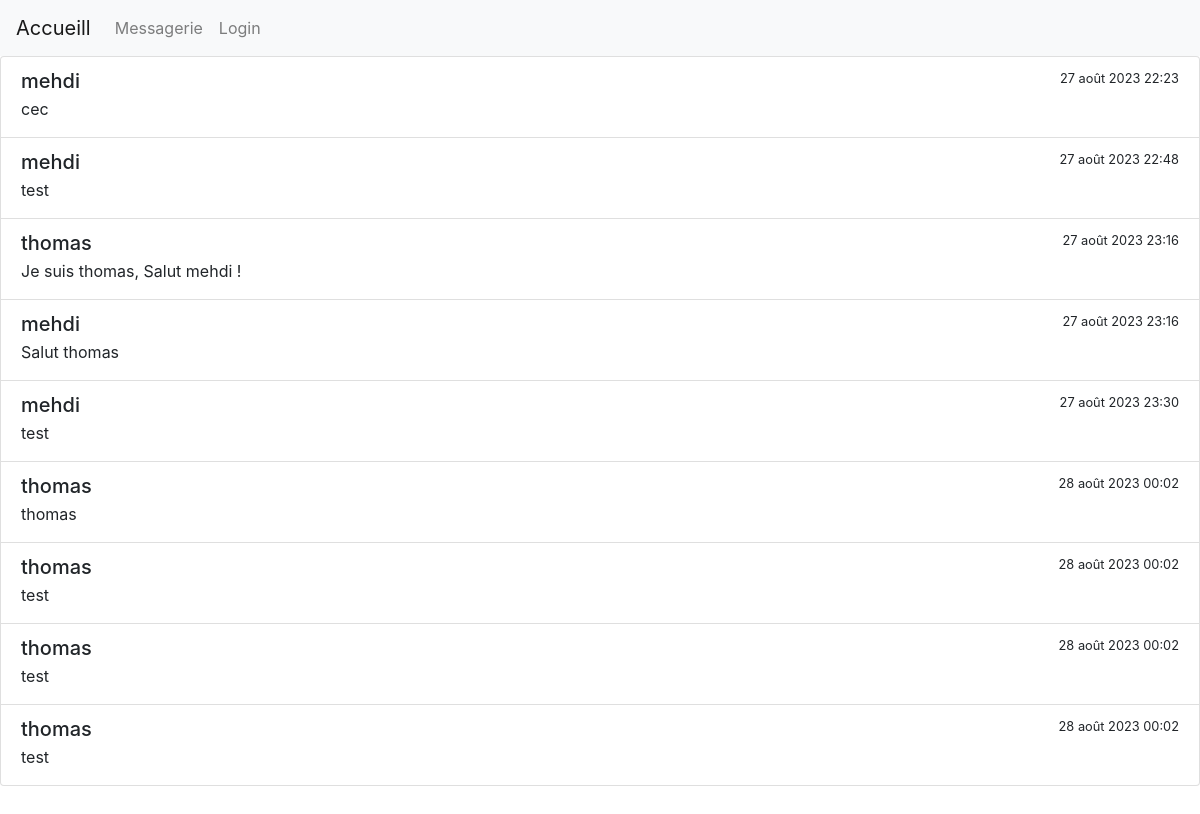
Page /forum on the earlier database version.
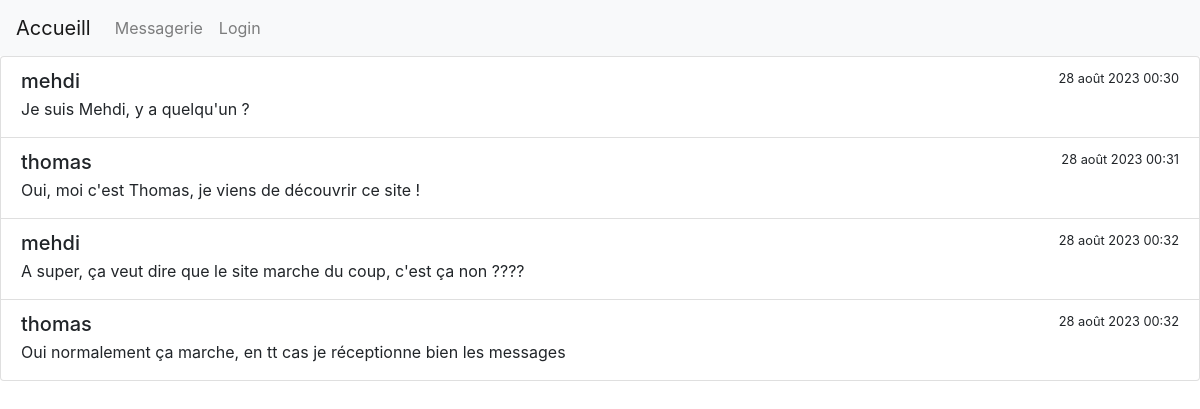
Same page on the later database version.
### main/models.py (models this page shows, shortened)
class ChatMessage(models.Model):
    username=models.CharField(max_length=150)
    message=models.CharField(max_length=500)
    dateMessage=models.DateTimeField(auto_now=False, auto_now_add=True)

### main/views.py (the view)
# urls.py: path("forum",views.forum,name="forum"),
def forum(request):
	messages=ChatMessage.objects.all()
	print("nombre de message ---> ",len(messages))
	return render(request,template_name="forum.html",context={"messages":messages})

### main/templates/forum.html (shortened to what this page needs)
{% include "partials/header.html" with title_page="Accueil"%}
{% include "partials/navbar.html" with title_page="Accueil"%}
{% block content %}
    <div class="scroll-area-sm">
    <div class="list-group">
        {% for message in messages %}
        <a class="list-group-item list-group-item-action " aria-current="true">
            <div class="d-flex w-100 h-25 d-inline-block justify-content-between">
              <h5 class="mb-1">{{message.username}}</h5>
              <small>{{message.dateMessage}}</small>
            </div>
            <p class="mb-1">{{message.message}}</p>
        </a>
        {% endfor %}
    </div>
    </div>
{% endblock %}

### main/templates/partials/header.html (shortened to what this page needs)
<!DOCTYPE html>
<html lang="en">
<head>
    <link rel="stylesheet" href="https://cdn.jsdelivr.net/npm/bootstrap@4.3.1/dist/css/bootstrap.min.css">
</head>
<body>

### main/templates/partials/navbar.html (shortened to what this page needs)
<nav class="navbar navbar-expand-lg navbar-light bg-light">
    <a class="navbar-brand" href="/">Accueill</a>
    <div class="collapse navbar-collapse" id="navbarText">
      <ul class="navbar-nav mr-auto">
        <li class="nav-item">
          <a class="nav-link" href="/forum">Messagerie</a>
        </li>
        {% if user.is_authenticated %}
        <li class="nav-item">
          <a class="nav-link" href="/logout">Logout</a>
        </li>
        <!--
          <li class="nav-item">
            <a class="nav-link" href="#">Bienvenue, {{user.username}}</a>
          </li>
        -->
        {% else %}
        <li class="nav-item">
          <a class="nav-link" href="/login">Login</a>
        </li>
        {% endif %}
      </ul>
    </div>
  </nav>

Differences in the rows shown:
removed ChatMessage: username "mehdi", dateMessage "27 août 2023 22:23", message "cec"
removed ChatMessage: username "mehdi", dateMessage "27 août 2023 22:48", message "test"
removed ChatMessage: username "thomas", dateMessage "27 août 2023 23:16", message "Je suis thomas, Salut mehdi !"
removed ChatMessage: username "mehdi", dateMessage "27 août 2023 23:16", message "Salut thomas"
removed ChatMessage: username "mehdi", dateMessage "27 août 2023 23:30", message "test"
removed ChatMessage: username "thomas", dateMessage "28 août 2023 00:02", message "thomas"
removed ChatMessage: username "thomas", dateMessage "28 août 2023 00:02", message "test"
removed ChatMessage: username "thomas", dateMessage "28 août 2023 00:02", message "test"
removed ChatMessage: username "thomas", dateMessage "28 août 2023 00:02", message "test"
added ChatMessage: username "mehdi", dateMessage "28 août 2023 00:30", message "Je suis Mehdi, y a quelqu'un ?"
added ChatMessage: username "thomas", dateMessage "28 août 2023 00:31", message "Oui, moi c'est Thomas, je viens de découvrir ce site !"
added ChatMessage: username "mehdi", dateMessage "28 août 2023 00:32", message "A super, ça veut dire que le site marche du coup, c'est ça non ????"
added ChatMessage: username "thomas", dateMessage "28 août 2023 00:32", message "Oui normalement ça marche, en tt cas je réceptionne bien les messages"
